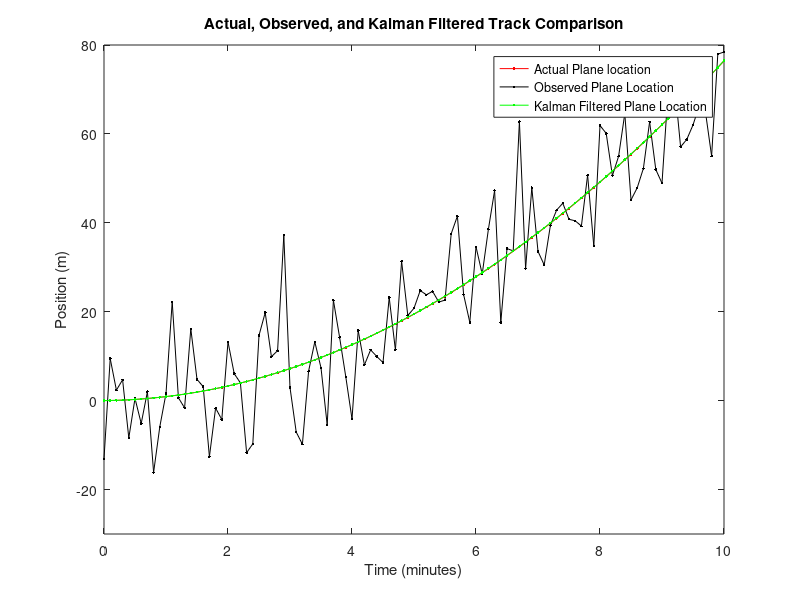

Reproduce this figure in MATLAB.
%CODE AND EXAMPLE ADAPTED FROM http://studentdavestutorials.weebly.com/kalman-filter-with-matlab-code.html

clear; clc;

t_max = 10; % in minutes
dt = .1;  %time sample interval

% Define coefficent matrices
A = [1 dt; 0 1]; 
B = [dt^2/2; dt];
C = [1 0];

% Define variables
u = 1.5; %acceleration magnitude
Plane = [0; 0]; %initized state p,v state of plane
Plane_estimate = Plane;  %initialize x_t
P_noise_mag = 0.05; %plane position noise (i.e. stdev in plane's acceleration)
Obs_noise_mag = 10;  %measurement noise (i.e. stdev of position estimate)
Ez = Obs_noise_mag^2;%Convert the measurement noise into covariance matrix
Ex = P_noise_mag^2 * [dt^4/4 dt^3/2; dt^3/2 dt^2]; %Convert the position noise into covariance matrix
P_cov = Ex; %estimate of initial plane position variance (covariance matrix)

% initize result variables
P_loc = []; % ACTUAL plane flight path
vel = []; % ACTUAL plane velocity
P_loc_meas = []; % Plane path that the observer sees


% simulate what the observer sees over time
for t = 0 : dt: t_max
    % Generate the plane flight
    P_noise = P_noise_mag * [(dt^2/2)*randn; dt*randn];
    Plane= A * Plane+ B * u + P_noise;
    % Generate what the observer sees
    Obs_noise = Obs_noise_mag * randn;
    y = C * Plane+ Obs_noise;
    P_loc = [P_loc; Plane(1)];
    P_loc_meas = [P_loc_meas; y];
    vel = [vel; Plane(2)];
end

% Do kalman filtering
%initize estimation variables
P_loc_estimate = []; %  Plane position estimate
vel_estimate = []; % Plane velocity estimate
Plane= [0; 0]; % re-initized state
P_cov_estimate = P_cov;
P_cov_mag_estimate = [];
predic_state = [];
predic_var = [];
for t = 1:length(P_loc)
    % Predict next state of the plane with the last state and predicted motion.
    Plane_estimate = A * Plane_estimate + B * u;
    predic_state = [predic_state; Plane_estimate(1)] ;
    %predict next covariance
    P_cov = A * P_cov * A' + Ex;
    predic_var = [predic_var; P_cov] ;
    % predicted observer measurement covariance
    % Kalman Gain
    K = P_cov*C'*inv(C*P_cov*C'+Ez);
    % Update the state estimate.
    Plane_estimate = Plane_estimate + K * (P_loc_meas(t) - C * Plane_estimate);
    % update covariance estimation.
    P_cov =  (eye(2)-K*C)*P_cov;
    %Store for plotting
    P_loc_estimate = [P_loc_estimate; Plane_estimate(1)];
    vel_estimate = [vel_estimate; Plane_estimate(2)];
    P_cov_mag_estimate = [P_cov_mag_estimate; P_cov(1)];
end

% Plot the results
figure(1);
tt = 0 : dt : t_max;
plot(tt,P_loc,'-r.',tt,P_loc_meas,'-k.', tt,P_loc_estimate,'-g.');
axis([0 10 -30 80])
title('Actual, Observed, and Kalman Filtered Track Comparison');
xlabel('Time (minutes)');
ylabel('Position (m)');
legend('Actual Plane location','Observed Plane Location', 'Kalman Filtered Plane Location');